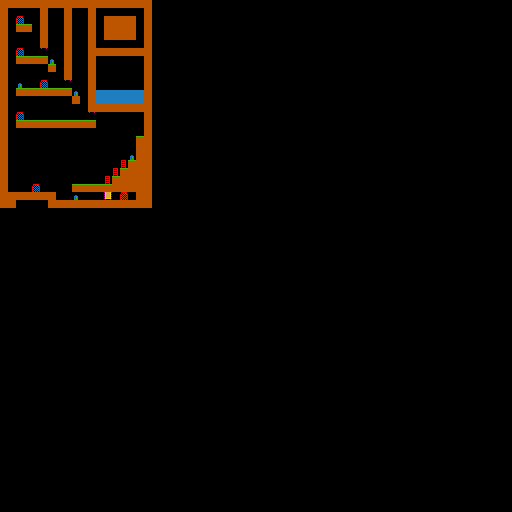

A 2D game scene composited from a Tiled map and its tileset images. What follows is a short description and the map's XML, with each tile layer's data collapsed to a summary:
An orthogonal 64x64 tile map with 8x8 px tiles, 8 tile layers (matter, doors, ladder, water, ...).

<map version="1.2" tiledversion="1.2.1" orientation="orthogonal" renderorder="right-down" width="64" height="64" tilewidth="8" tileheight="8" infinite="0" nextlayerid="9" nextobjectid="1">
 <properties>
  <property name="crushing-things-delays" value="2,1" />
  <property name="display-name" value="zapafar" />
  <property name="initial-countdown" type="int" value="35" />
 </properties>
 <tileset firstgid="1" name="sprites" tilewidth="8" tileheight="8" tilecount="256" columns="16">
  <image source="sprites.png" width="128" height="128" />
  <tile id="5">
   <properties>
    <property name="level-entrance" type="bool" value="true" />
   </properties>
  </tile>
  <tile id="6">
   <properties>
    <property name="level-exit" type="bool" value="true" />
   </properties>
  </tile>
  <tile id="37">
   <properties>
    <property name="mine" type="bool" value="true" />
    <property name="substitute-animation" value="burning-thing" />
   </properties>
  </tile>
  <tile id="38">
   <properties>
    <property name="mine" type="bool" value="true" />
    <property name="substitute-animation" value="burning-thing" />
   </properties>
  </tile>
  <tile id="39">
   <properties>
    <property name="mine" type="bool" value="true" />
    <property name="substitute-animation" value="burning-thing" />
   </properties>
  </tile>
  <tile id="53">
   <properties>
    <property name="crushing-thing-up" type="bool" value="true" />
   </properties>
  </tile>
  <tile id="56">
   <properties>
    <property name="crushing-thing-down" type="bool" value="true" />
   </properties>
  </tile>
 </tileset>
 <layer id="1" name="matter" width="64" height="64">
  <data>[4096 cells, 186 non-empty, 2 distinct tile ids]</data>
 </layer>
 <layer id="6" name="doors" width="64" height="64">
  <data>[4096 cells, 6 non-empty, 2 distinct tile ids]</data>
 </layer>
 <layer id="2" name="ladder" width="64" height="64">
  <data>[4096 cells, 3 non-empty, 1 distinct tile ids]</data>
 </layer>
 <layer id="4" name="water" width="64" height="64">
  <data>[4096 cells, 12 non-empty, 2 distinct tile ids]</data>
 </layer>
 <layer id="8" name="mines" width="64" height="64">
  <data>[4096 cells, 0 non-empty, 0 distinct tile ids]</data>
 </layer>
 <layer id="3" name="treasure" width="64" height="64">
  <data>[4096 cells, 5 non-empty, 1 distinct tile ids]</data>
 </layer>
 <layer id="7" name="crushing-things" width="64" height="64">
  <data>[4096 cells, 4 non-empty, 2 distinct tile ids]</data>
 </layer>
 <layer id="5" name="details" width="64" height="64">
  <data>[4096 cells, 0 non-empty, 0 distinct tile ids]</data>
 </layer>
</map>
